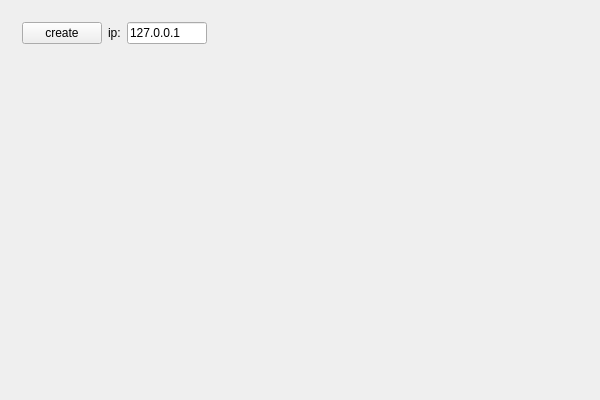
<?xml version="1.0" encoding="UTF-8"?>
<ui version="4.0">
 <class>tcpclientClass</class>
 <widget class="QWidget" name="tcpclientClass">
  <property name="geometry">
   <rect>
    <x>0</x>
    <y>0</y>
    <width>600</width>
    <height>400</height>
   </rect>
  </property>
  <property name="windowTitle">
   <string>tcpclient</string>
  </property>
  <layout class="QVBoxLayout" name="verticalLayout">
   <item>
    <widget class="QWidget" name="widget" native="true">
     <layout class="QHBoxLayout" name="horizontalLayout">
      <item>
       <widget class="QPushButton" name="pushButtonCreate">
        <property name="text">
         <string>create</string>
        </property>
       </widget>
      </item>
      <item>
       <widget class="QLabel" name="label">
        <property name="text">
         <string>ip:</string>
        </property>
       </widget>
      </item>
      <item>
       <widget class="QLineEdit" name="lineEdit">
        <property name="maximumSize">
         <size>
          <width>80</width>
          <height>16777215</height>
         </size>
        </property>
        <property name="text">
         <string>127.0.0.1</string>
        </property>
       </widget>
      </item>
      <item>
       <spacer name="horizontalSpacer">
        <property name="orientation">
         <enum>Qt::Horizontal</enum>
        </property>
        <property name="sizeHint" stdset="0">
         <size>
          <width>40</width>
          <height>20</height>
         </size>
        </property>
       </spacer>
      </item>
     </layout>
    </widget>
   </item>
   <item>
    <widget class="QWidget" name="widgetTcpContainer" native="true">
     <property name="sizePolicy">
      <sizepolicy hsizetype="Preferred" vsizetype="MinimumExpanding">
       <horstretch>0</horstretch>
       <verstretch>0</verstretch>
      </sizepolicy>
     </property>
     <layout class="QVBoxLayout" name="verticalLayoutTcpContainer"/>
    </widget>
   </item>
  </layout>
 </widget>
 <layoutdefault spacing="6" margin="11"/>
 <resources>
  <include location="tcpclient.qrc"/>
 </resources>
 <connections/>
</ui>
